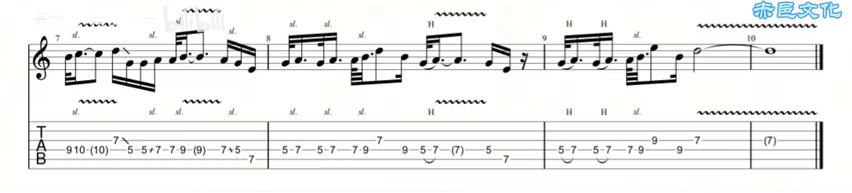
#> input picture extension/test/fixtures/chain_leiqiao_018000.png, 852 x 193 px
$ python -i dedup.py   (imports and definitions only)   (older library calls are emulated)
#> lines starting #> are read from the running program, lines starting #| are printed output that depends on the picture; after the words box and inside, x2 and y2 are one past the last pixel; in counts of white or black regions, pixels touching at a corner belong together
#> further down, picture is the input picture: shape (193, 852, 3); mean B, G, R 237.3, 238, 237.6
import cv2
import numpy as np
from pathlib import Path
import shutil


def _extract_score_binary(bgr, blue_thresh=40, binary_thresh=100):
    """
    抹掉蓝色播放光标 -> 灰度 -> 固定阈值二值化，提取黑色音符骨架。

    黄色高亮块/浅灰底色灰度约 >=180，黑色音符灰度≈0，用中间阈值 100
    二值化即可自动把高亮/背景变白、音符/谱线保留为黑。

    Args:
        bgr: BGR 图
        blue_thresh: 判定蓝色的阈值（B 通道 - max(R,G) > 该值视为蓝色光标）
        binary_thresh: 二值化阈值（灰度 < 该值保留为黑，否则变白）

    Returns:
        二值图（255=背景，0=音符骨架）
    """
#> called with blue_thresh = 40, binary_thresh = 100
    img = bgr.copy()
    b, g, r = cv2.split(img)
    blue_mask = (b.astype(int) - np.maximum(r, g).astype(int) > blue_thresh)
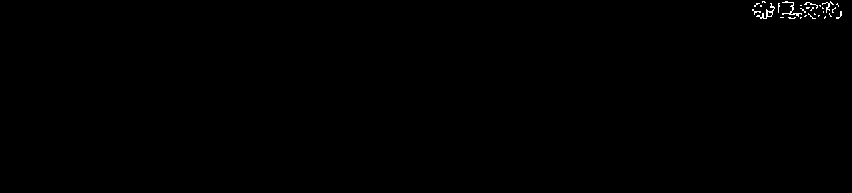
#> blue_mask: shape (193, 852) bool; 0.22% white in thin lines or dots, all inside (x1, y1, x2, y2) = (752, 1, 842, 19)
    img[blue_mask] = [211, 213, 227]  # 填成浅灰底
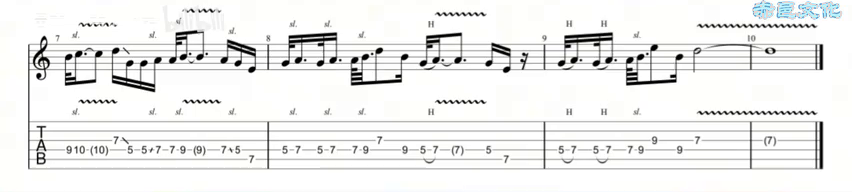
#> img: shape (193, 852, 3); 0.22% of pixels changed, all inside (x1, y1, x2, y2) = (752, 1, 842, 19)
    gray = cv2.cvtColor(img, cv2.COLOR_BGR2GRAY)
    _, bw = cv2.threshold(gray, binary_thresh, 255, cv2.THRESH_BINARY)
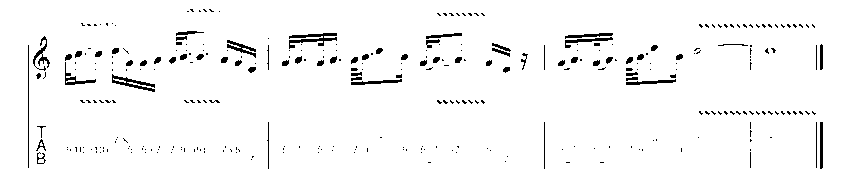
#> bw: shape (193, 852); 96.9% white; 327 black regions (259 under 20 px), largest, box (x1, y1, x2, y2) and area: (289, 33, 337, 49) 322, (112, 74, 155, 92) 256, (227, 40, 256, 58) 180
    return bw


# [62 lines left out: functions _pad_to_common, _align_by_translation, _scores_same, not called in this run]


class ImageDedup:
    """
    基于曲谱骨架比对的相邻帧去重器

    只对连续的前后帧做重复判定：用颜色 mask 过滤播放光标、相位相关对齐后
    比对音符骨架差异。既不会漏掉时间上分开但内容相同的帧（乐曲重复的小节），
    又能去掉连续近重复的帧。

    Args:
        threshold: 差异像素占比阈值，与上一帧骨架差异占比 <= 该值视为重复
    """

    def __init__(self, threshold=0.01):
        self.threshold = threshold
        self._last_skel = None
        self._active_cluster = 0      # 当前帧所属连续重复段编号
        self._cluster_count = 0

    def add(self, bgr):
        """
        判定并记录一帧

        Args:
            bgr: BGR 图

        Returns:
            (is_new, cluster_id): is_new 为 True 表示保留（与上一帧不同），False 表示重复；
            cluster_id 为该帧所属连续重复段编号（保留帧开启新段，重复帧属于当前段）
        """
        bw = _extract_score_binary(bgr)
        if self._last_skel is not None:
            same, _ = _scores_same(self._last_skel, bw, self.threshold)
            if same:
                self._last_skel = bw
                return False, self._active_cluster
        self._cluster_count += 1
        self._active_cluster = self._cluster_count - 1
        self._last_skel = bw
        return True, self._active_cluster

    @property
    def count(self):
        return self._cluster_count


class ClusterWriter:
    """
    连续重复段中间状态输出器

    把去重过程中的每张图按连续重复段写入 <dir>/cluster_{i}_{j}.jpg，其中 i 为段编号，
    j 为段内序号（0 为保留代表帧，1.. 为连续近重复帧），方便人工核验相邻帧去重效果。
    """

    # [21 lines left out: functions __init__, write, not called in this run]

    def summary(self):
        """返回段编号 -> 段内张数的有序字典"""
        return dict(sorted(self._counters.items()))

>>> import cv2
>>> picture = cv2.imread('../../extension/test/fixtures/chain_leiqiao_018000.png')
>>> result = ImageDedup().add(picture)
#> result = (True, 0)
